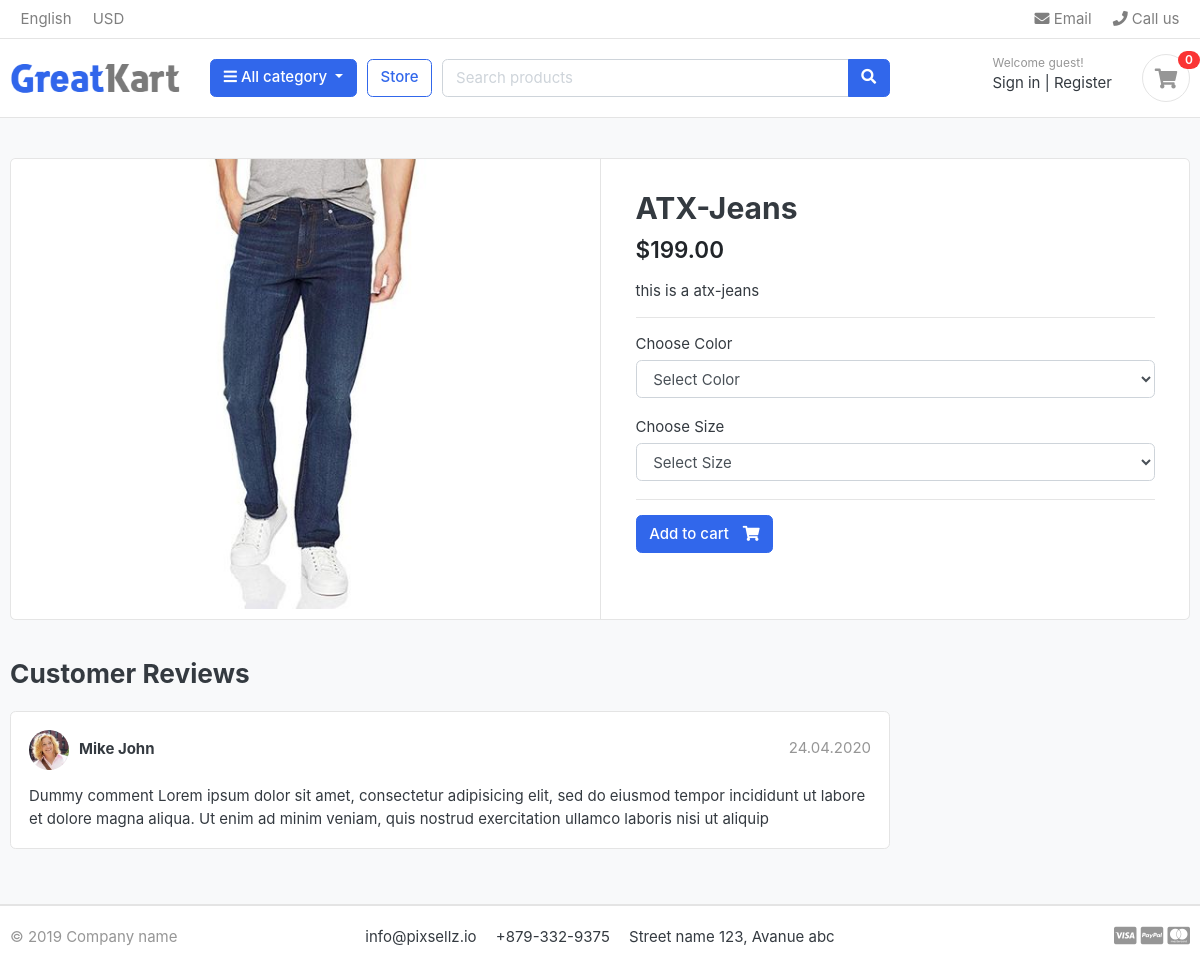
Page /store/jeans/atx-jeans/ on the committed database.
### store/models.py (models this page shows, shortened)
class Product(models.Model):
    product_name    = models.CharField(max_length=100)
    slug            = models.SlugField(max_length=100, unique=True)
    description     = models.TextField(max_length=500, blank=True)
    price           = models.DecimalField(max_digits=10, decimal_places=2)
    images          = models.ImageField(upload_to='photos/products')
    stock           = models.IntegerField()
    is_available    = models.BooleanField(default=True)
    category        = models.ForeignKey(Category, on_delete=models.CASCADE)
    created_date    = models.DateTimeField(auto_now_add=True)
    modify_date     = models.DateTimeField(auto_now=True)

### store/views.py (the view)
# urls.py: path('<slug:category_slug>/<slug:product_slug>/', views.product_detail, name='product_detail'),
def product_detail(request, category_slug, product_slug):
    try:
        single_product = Product.objects.get(
            category__slug__iexact=category_slug,
            slug__iexact=product_slug,
            is_available=True,
        )
    except Product.DoesNotExist:
        raise Http404("Product not found")
    variation_groups = []
    for variation in single_product.variations.filter(is_active=True):
        category_name = variation.get_variation_category_display()
        group = next((group for group in variation_groups if group['name'] == category_name), None)
        if group is None:
            group = {'name': category_name, 'options': []}
            variation_groups.append(group)
        group['options'].append(variation)
    context = {
        'single_product': single_product,
        'variation_groups': variation_groups,
    }
    return render(request, 'store/product_detail.html', context)

### carts/context_processors.py (called while the page is built)
def counter(request):
    cart_count = 0
    if 'admin' in request.path:
        return {}
    else:
        try:
            cart = Cart.objects.filter(cart_id=_cart_id(request))
            cart_items = CartItem.objects.all().filter(cart= (cart[:1]), is_active=True)
            if cart.exists():
                cart_items = CartItem.objects.filter(cart=cart.first(), is_active=True)
                cart_count = sum(item.quantity for item in cart_items)
            else:
                cart_count = 0
        except Cart.DoesNotExist:
            cart_count = 0
    return {'cart_count': cart_count}

### carts/views.py (called while the page is built)
def _cart_id(request):
    cart = request.session.session_key
    if not cart:
        request.session.create()
        cart = request.session.session_key
    return cart

### category/context_processors.py (called while the page is built, shortened)
def menu_links(request):
    links = Category.objects.all()
    cart_count = 0
    return {'links': links, 'cart_count': cart_count}

### category/models.py (called while the page is built)
    def get_absolute_url(self):
        return reverse('products_by_category', args=[self.slug])

### templates/store/product_detail.html (shortened to what this page needs)
{% extends 'base.html' %}
{% load static %}
{% block content %}
<section class="section-content padding-y bg">
	<div class="container">
		<div class="card">
			<div class="row no-gutters">
				<aside class="col-md-6">
					<article class="gallery-wrap">
						<div class="img-big-wrap">
							{% if single_product.images %}
							<a href="{{ single_product.images.url }}"><img src="{{ single_product.images.url }}"
									alt="{{ single_product.product_name }}"></a>
							{% endif %}
						</div>
					</article>
				</aside>
				<main class="col-md-6 border-left">
					<form method="post" action="{% url 'add_cart' single_product.id %}">{% csrf_token %}
						<article class="content-body">
							<h2 class="title">{{ single_product.product_name }}</h2>
							<div class="mb-3">
								<var class="price h4">${{ single_product.price|floatformat:2 }}</var>
							</div>
							<p>{{ single_product.description }}</p>
							<hr>
							{% for group in variation_groups %}
							<div class="form-group">
								<label for="variation-{{ forloop.counter }}">Choose {{ group.name }}</label>
								<select id="variation-{{ forloop.counter }}" name="variation_ids" class="form-control" required>
									<option value="" selected disabled>Select {{ group.name }}</option>
								</select>
							</div>
							{% endfor %}
							<hr>
							{% if single_product.stock > 0 %}
							<button type="submit" class="btn btn-primary"><span class="text">Add to cart</span> <i class="fas fa-shopping-cart"></i></button>
							{% else %}
							<p class="text-danger">Product is out of stock</p>
							{% endif %}
						</article>
					</form>
				</main>
			</div>
		</div>
		<br>
		<div class="row">
			<div class="col-md-9">
				<header class="section-heading">
					<h3>Customer Reviews </h3>
				</header>
				<article class="box mb-3">
					<div class="icontext w-100">
						<img src="{% static 'images/avatars/avatar1.jpg' %}" class="img-xs icon rounded-circle">
						<div class="text">
							<span class="date text-muted float-md-right">24.04.2020 </span>
							<h6 class="mb-1">Mike John </h6>
						</div>
					</div>
					<div class="mt-3">
						<p>
							Dummy comment Lorem ipsum dolor sit amet, consectetur adipisicing elit, sed do eiusmod
							tempor incididunt ut labore et dolore magna aliqua. Ut enim ad minim veniam,
							quis nostrud exercitation ullamco laboris nisi ut aliquip
						</p>
					</div>
				</article>
			</div>
		</div>
	</div>
</section>
{% endblock %}

### greatkart/static/css/ui.css (style rules this page uses)
html { font-family: "Inter", sans-serif; font-size: 15px; }
.content-body { flex: 1 1 auto; padding: 2rem 2.3rem; }
.img-xs, .img-sm, .img-md, .img-lg { -o-object-fit: cover; object-fit: cover; flex-shrink: 0; flex-grow: 0; }
.img-xs { width: 40px; height: 40px; }
.padding-y { padding-top: 40px; padding-bottom: 40px; }
var { font-style: normal; }
article:after, .form-group:after { display: block; clear: both; content: ""; }
.bg { background-color: #f8f9fa; }
.section-heading { margin-bottom: 20px; margin-top: 15px; }
p:last-child { margin-bottom: 0; }
.btn .text + i { margin-left: 10px; }
.icontext { display: inline-flex; align-items: center; vertical-align: middle; }
.icontext .text { width: 100%; line-height: 1.2; }
.icontext .icon { position: relative; margin-right: 10px; flex-shrink: 0; flex-grow: 0; }
.price { font-weight: 600; color: #212529; }
.box { padding: 18px; background: #fff; border-radius: 0.37rem; border: 1px solid #e4e4e4; }
.box img { max-width: 100%; }
.gallery-wrap .img-big-wrap { margin-bottom: 10px; border-radius: 0.37rem; overflow: hidden; background-color: #fff; }
.gallery-wrap .img-big-wrap a { text-align: center; display: block; }
.gallery-wrap .img-big-wrap img { height: 450px; width: auto; display: inline-block; }

### rows in the picture
Product: images (picture), product_name "ATX-Jeans", price "199.00", description "this is a atx-jeans"

### other values in the picture
{{ cart_count }} "0"
{{ group.name }} "Color" "Size"
